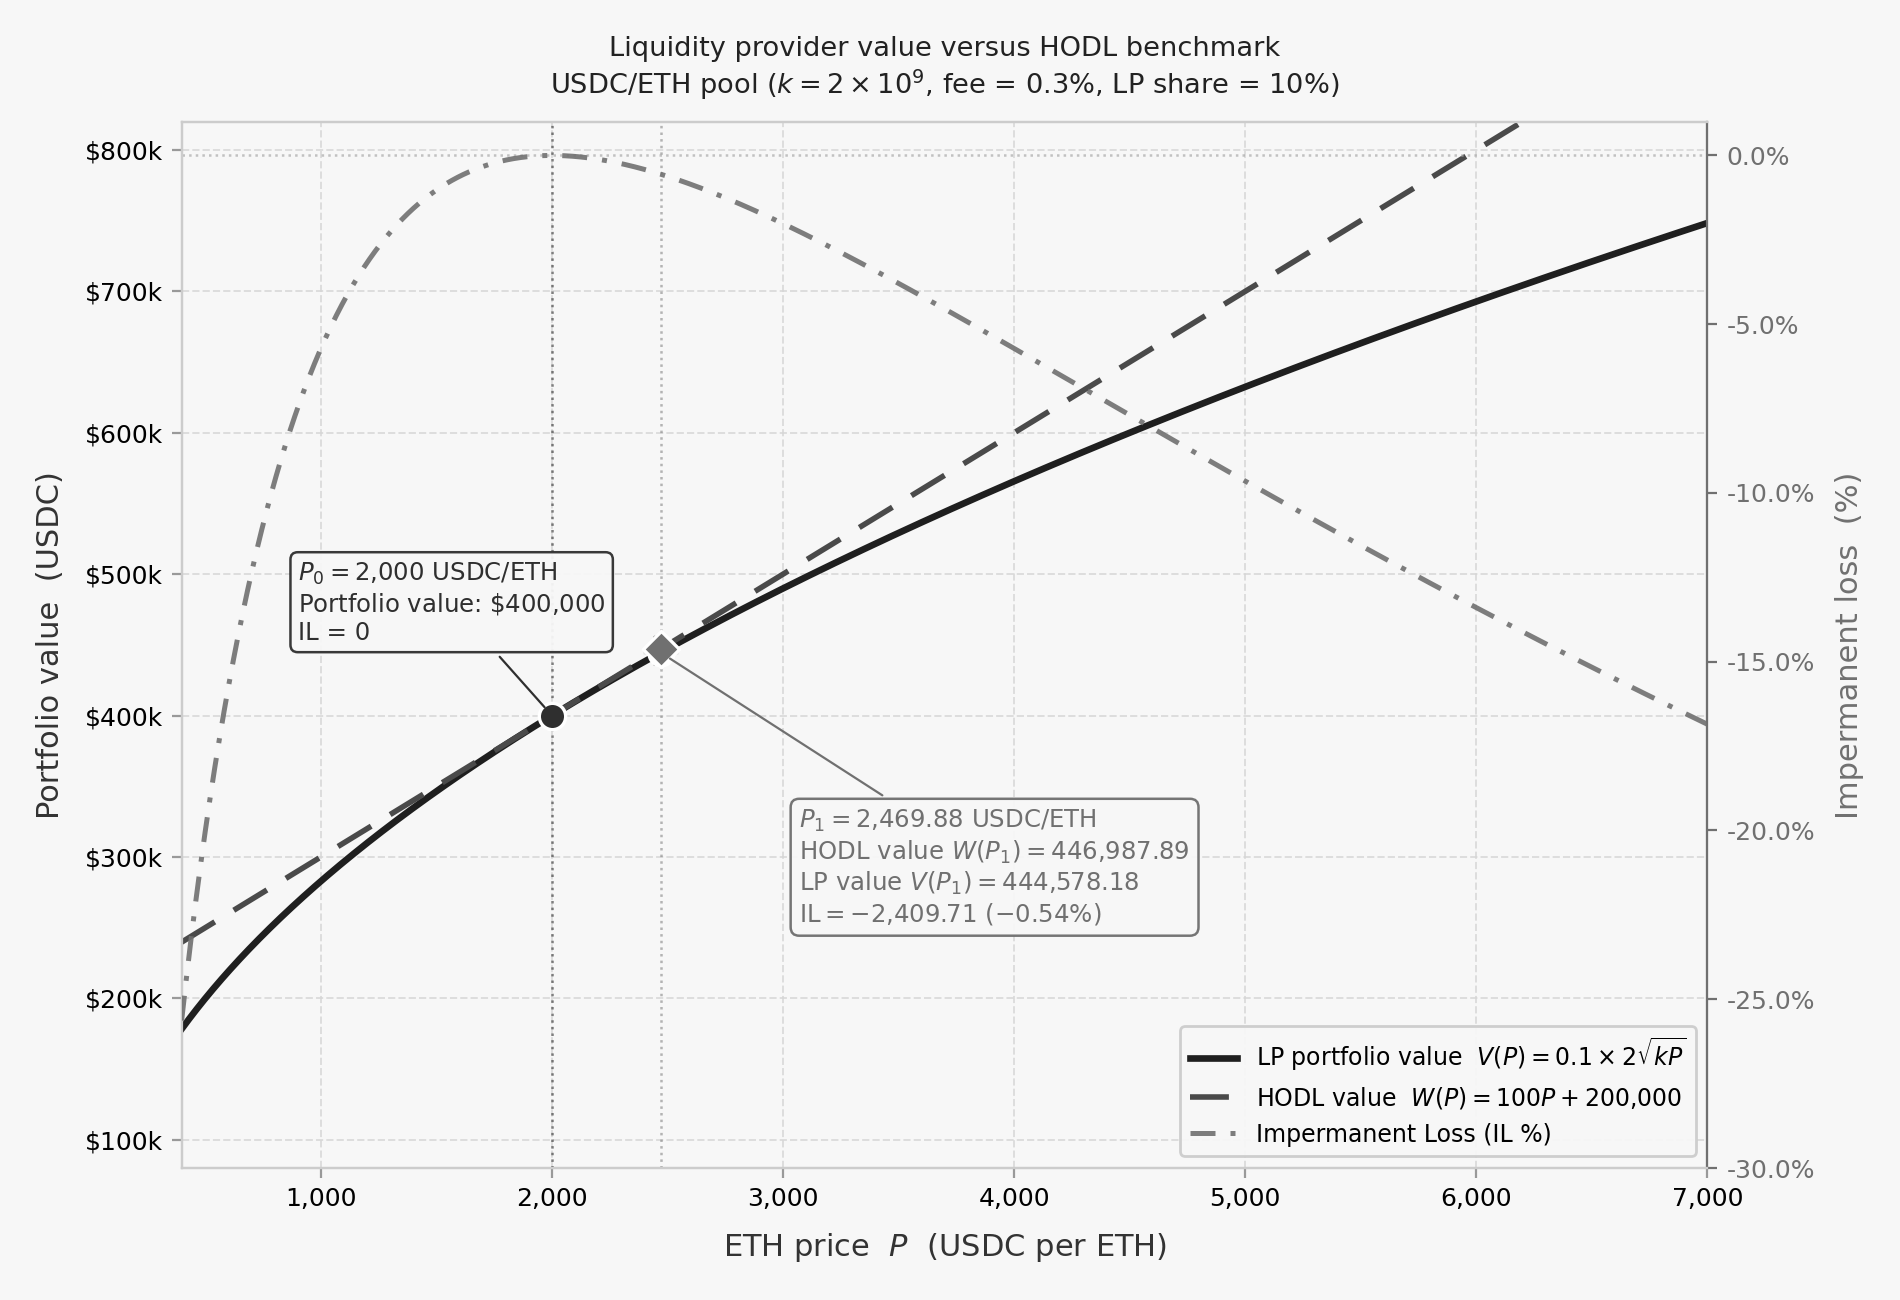

Generate this figure with Python:
import os
import numpy as np
import matplotlib

# Try an interactive backend first so users can see the window.
for _backend in ("MacOSX", "TkAgg", "QtAgg"):
    try:
        matplotlib.use(_backend, force=True)
        break
    except Exception:
        continue
else:
    # Fallback for headless environments (still saves files)
    matplotlib.use("Agg", force=True)

import matplotlib.pyplot as plt
import matplotlib.ticker as mticker

BASE = os.path.dirname(os.path.abspath(__file__))
OUT_DIR = os.path.join(BASE, "outputs")
os.makedirs(OUT_DIR, exist_ok=True)

pdf_path = os.path.join(OUT_DIR, "figure_2_2_IL_final.pdf")
png_path = os.path.join(OUT_DIR, "figure_2_2_IL_final.png")

# Example 2.2 — Uniform liquidity & impermanent loss
x0, y0 = 2_000_000.0, 1_000.0
k = x0 * y0
phi = 0.003
lp_s = 0.10
P0 = x0 / y0
lp_usdc0 = lp_s * x0
lp_eth0 = lp_s * y0

# Fee-adjusted trade
dy_trade = 100.0
dx_trade = x0 * dy_trade / ((1 - phi) * (y0 - dy_trade))
xp = x0 + dx_trade
yp = y0 - dy_trade
P1 = xp / yp

# Fee-adjusted marker values
V_actual_P1 = lp_s * 2 * xp
VHODL_P1 = lp_eth0 * P1 + lp_usdc0
IL_abs_P1 = V_actual_P1 - VHODL_P1
IL_pct_P1 = IL_abs_P1 / VHODL_P1 * 100

# Continuous no-fee curves
P_range = np.linspace(200, 7_000, 2_000)
V_lp = lp_s * 2 * np.sqrt(k * P_range)
V_hodl = lp_eth0 * P_range + lp_usdc0

# Correct IL formula (always <= 0, zero at P0)
ratio = P_range / P0
IL_curve = (2 * np.sqrt(ratio) / (1 + ratio) - 1) * 100

# Figure setup
fig, ax = plt.subplots(figsize=(9.5, 6.5))

# Grayscale palette
COL_CURVE = "#1f1f1f"
COL_HODL = "#4a4a4a"
COL_IL = "#707070"
COL_PRE = "#2f2f2f"
COL_GRID = "#d6d6d6"
BG = "#f7f7f7"

fig.patch.set_facecolor(BG)
ax.set_facecolor(BG)

ax.grid(True, color=COL_GRID, lw=0.7, linestyle="--", alpha=0.8)
ax.set_axisbelow(True)
for sp in ax.spines.values():
    sp.set_color("#cccccc")
ax.tick_params(labelsize=9, color="#999999")

# Right axis for IL
ax_il = ax.twinx()
ax_il.set_facecolor(BG)
for sp in ax_il.spines.values():
    sp.set_color("#cccccc")
ax_il.spines["right"].set_color(COL_IL)
ax_il.tick_params(labelsize=9, colors=COL_IL)

# Main curves
ax.plot(
    P_range,
    V_lp,
    color=COL_CURVE,
    lw=2.4,
    zorder=4,
    label=r"LP portfolio value  $V(P) = 0.1 \times 2\sqrt{kP}$",
)
ax.plot(
    P_range,
    V_hodl,
    color=COL_HODL,
    lw=2.0,
    linestyle="--",
    dashes=(7, 4),
    zorder=4,
    label=r"HODL value  $W(P) = 100P + 200{,}000$",
)

# IL curve (right axis)
ax_il.plot(
    P_range,
    IL_curve,
    color=COL_IL,
    lw=1.8,
    linestyle="-.",
    dashes=(5, 3, 1, 3),
    zorder=3,
    alpha=0.9,
    label="Impermanent Loss (IL %)",
)
ax_il.axhline(0, color="#aaaaaa", lw=0.9, linestyle=":", alpha=0.7, zorder=2)

# P0 marker
V0 = lp_s * 2 * np.sqrt(k * P0)
ax.scatter([P0], [V0], s=90, color=COL_PRE, marker="o", zorder=7, edgecolors="white", lw=1.2)
ax.axvline(P0, color=COL_PRE, lw=0.9, linestyle=":", alpha=0.6, zorder=2)
ax.annotate(
    "$P_0 = 2{,}000$ USDC/ETH\nPortfolio value: $\\$400{,}000$\nIL = 0",
    xy=(P0, V0),
    xytext=(P0 - 1_100, V0 + 50_000),
    fontsize=8.8,
    color=COL_PRE,
    ha="left",
    va="bottom",
    arrowprops=dict(arrowstyle="-", color=COL_PRE, lw=0.8, shrinkB=4),
    bbox=dict(boxstyle="round,pad=0.3", facecolor=BG, edgecolor=COL_PRE, lw=0.9, alpha=0.95),
    zorder=8,
)

# P1 markers
ax.scatter([P1], [V_actual_P1], s=80, color=COL_IL, marker="o", zorder=7, edgecolors="white", lw=1.2)
ax.scatter([P1], [VHODL_P1], s=85, color=COL_IL, marker="D", zorder=7, edgecolors="white", lw=1.2)
ax.axvline(P1, color=COL_IL, lw=0.9, linestyle=":", alpha=0.5, zorder=2)

# Shaded IL gap
ax.fill_between(
    [P1 - 70, P1 + 70],
    [V_actual_P1, V_actual_P1],
    [VHODL_P1, VHODL_P1],
    color=COL_IL,
    alpha=0.12,
    zorder=2,
)

# Double arrow for gap
ax.annotate("", xy=(P1, V_actual_P1), xytext=(P1, VHODL_P1), arrowprops=dict(arrowstyle="<->", color=COL_IL, lw=1.3))

# Annotation box
ax.annotate(
    r"$P_{1}=2{,}469.88\ \mathrm{USDC/ETH}$"
    "\n"
    r"$\mathrm{HODL\ value}\ W(P_{1}) = 446{,}987.89$"
    "\n"
    r"$\mathrm{LP\ value}\ V(P_{1}) = 444{,}578.18$"
    "\n"
    r"$\mathrm{IL} = -2{,}409.71\ (-0.54\%)$",
    xy=(P1, V_actual_P1),
    xytext=(P1 + 600, V_actual_P1 - 110_000),
    fontsize=8.8,
    color=COL_IL,
    ha="left",
    va="top",
    arrowprops=dict(arrowstyle="-", color=COL_IL, lw=0.8, shrinkB=4),
    bbox=dict(boxstyle="round,pad=0.35", facecolor=BG, edgecolor=COL_IL, lw=0.9, alpha=0.96),
    zorder=8,
)

# Use one canonical set of corrected values
lp_value   = 444_578.18
hodl_value = 446_987.89
il_value   = -2_409.71
il_pct     = -0.54  # percent

summary_text = (
    f"LP Value: ${lp_value:,.2f}\n"
    f"HODL: ${hodl_value:,.2f}\n"
    f"IL: ${il_value:,.2f}\n"
    f"IL%: {il_pct:.2f}%"
)

# Ensure highlighted P1 point/label uses the same values
p1_y = lp_value
p1_label = (
    f"P1\nLP ${lp_value:,.2f}\n"
    f"HODL ${hodl_value:,.2f}\n"
    f"IL ${il_value:,.2f} ({il_pct:.2f}%)"
)

# Axes formatting
ax.set_xlim(400, 7_000)
ax.set_ylim(80_000, 820_000)
ax.set_xlabel("ETH price  $P$  (USDC per ETH)", fontsize=11, labelpad=7, color="#333333")
ax.set_ylabel("Portfolio value  (USDC)", fontsize=11, labelpad=7, color="#333333")
ax.yaxis.set_major_formatter(mticker.FuncFormatter(lambda v, _: f"${v/1e3:.0f}k"))
ax.xaxis.set_major_formatter(mticker.FuncFormatter(lambda v, _: f"{v:,.0f}"))

ax_il.set_ylabel("Impermanent loss  (%)", fontsize=11, color=COL_IL, labelpad=7)
ax_il.yaxis.set_major_formatter(mticker.FuncFormatter(lambda v, _: f"{v:.1f}%"))
ax_il.set_ylim(-30, 1)

# Legend
lines1, labels1 = ax.get_legend_handles_labels()
lines2, labels2 = ax_il.get_legend_handles_labels()
ax.legend(
    lines1 + lines2,
    labels1 + labels2,
    loc="lower right",
    fontsize=8.5,
    framealpha=0.94,
    edgecolor="#cccccc",
    facecolor=BG,
)

# Title
ax.set_title(
    "Liquidity provider value versus HODL benchmark\n"
    r"USDC/ETH pool ($k=2\times10^9$, fee = 0.3%, LP share = 10%)",
    fontsize=9.8,
    color="#222222",
    pad=10,
)

plt.tight_layout(pad=1.3)
plt.savefig(pdf_path, format="pdf", dpi=300, bbox_inches="tight", facecolor=BG)
plt.savefig(png_path, format="png", dpi=200, bbox_inches="tight", facecolor=BG)
print(f"Saved: {pdf_path}")
print(f"Saved: {png_path}")

if __name__ == "__main__":
    if "agg" not in plt.get_backend().lower():
        plt.show()
    else:
        print("Non-interactive backend active; figure saved to disk.")
